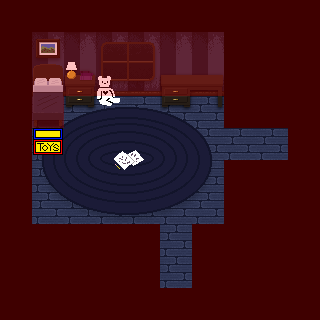

Below is a game level as drawn by its tile map, then a one-line description and the .tmx file that defines it, in full:
An orthogonal 10x10 tile map with 32x32 px tiles, 6 tile layers (BG, Rug, Furniture, Window, ...), 2 tilesets.

<map version="1.2" tiledversion="1.2.0" orientation="orthogonal" renderorder="right-down" width="10" height="10" tilewidth="32" tileheight="32" infinite="0" nextlayerid="7" nextobjectid="1">
 <tileset firstgid="1" source="Ugly Ugly Tileset.tsx" />
 <tileset firstgid="91" source="Collision.tsx" />
 <layer id="1" name="BG" width="10" height="10">
  <data encoding="csv">
2,2,2,2,2,2,2,2,2,2,
2,1,1,1,1,1,1,2,2,2,
2,10,10,10,10,10,10,2,2,2,
2,11,11,11,11,11,11,2,2,2,
2,11,11,11,11,11,11,11,11,2,
2,11,11,11,11,11,11,2,2,2,
2,11,11,11,11,11,11,2,2,2,
2,2,2,2,2,11,2,2,2,2,
2,2,2,2,2,11,2,2,2,2,
2,2,2,2,2,2,2,2,2,2
</data>
 </layer>
 <layer id="4" name="Rug" width="10" height="10">
  <data encoding="csv">
0,0,0,0,0,0,0,0,0,0,
0,0,0,0,0,0,0,0,0,0,
0,0,0,0,0,0,0,0,0,0,
0,46,47,48,49,50,51,0,0,0,
0,55,56,57,58,59,60,0,0,0,
0,64,65,66,67,68,69,0,0,0,
0,73,74,75,76,77,78,0,0,0,
0,0,0,0,0,0,0,0,0,0,
0,0,0,0,0,0,0,0,0,0,
0,0,0,0,0,0,0,0,0,0
</data>
 </layer>
 <layer id="2" name="Furniture" width="10" height="10">
  <data encoding="csv">
0,0,0,0,0,0,0,0,0,0,
0,24,21,0,0,0,0,0,0,0,
0,3,30,0,0,31,32,0,0,0,
0,12,39,0,0,40,41,0,0,0,
0,0,0,0,0,0,0,0,0,0,
0,0,0,0,0,0,0,0,0,0,
0,0,0,0,0,0,0,0,0,0,
0,0,0,0,0,0,0,0,0,0,
0,0,0,0,0,0,0,0,0,0,
0,0,0,0,0,0,0,0,0,0
</data>
 </layer>
 <layer id="3" name="Window" width="10" height="10">
  <data encoding="csv">
0,0,0,0,0,0,0,0,0,0,
0,0,0,19,20,0,0,0,0,0,
0,0,0,28,29,0,0,0,0,0,
0,0,0,0,0,0,0,0,0,0,
0,0,0,0,0,0,0,0,0,0,
0,0,0,0,0,0,0,0,0,0,
0,0,0,0,0,0,0,0,0,0,
0,0,0,0,0,0,0,0,0,0,
0,0,0,0,0,0,0,0,0,0,
0,0,0,0,0,0,0,0,0,0
</data>
 </layer>
 <layer id="5" name="Objects" width="10" height="10">
  <data encoding="csv">
0,0,0,0,0,0,0,0,0,0,
0,0,0,0,0,0,0,0,0,0,
0,0,0,16,0,0,0,0,0,0,
0,0,0,25,0,0,0,0,0,0,
0,7,0,4,5,0,0,0,0,0,
0,0,0,13,14,0,0,0,0,0,
0,0,0,0,0,0,0,0,0,0,
0,0,0,0,0,0,0,0,0,0,
0,0,0,0,0,0,0,0,0,0,
0,0,0,0,0,0,0,0,0,0
</data>
 </layer>
 <layer id="6" name="Collision" width="10" height="10" opacity="0.25">
  <data encoding="csv">
91,91,91,91,91,91,91,91,91,91,
91,91,91,91,91,91,91,91,91,91,
91,91,91,91,91,91,91,91,91,91,
91,91,0,0,0,0,0,91,91,91,
91,0,0,0,0,0,0,0,0,91,
91,0,0,0,0,0,0,91,91,91,
91,0,0,0,0,0,0,91,91,91,
91,91,91,91,91,0,91,91,91,91,
91,91,91,91,91,0,91,91,91,91,
91,91,91,91,91,91,91,91,91,91
</data>
 </layer>
</map>
